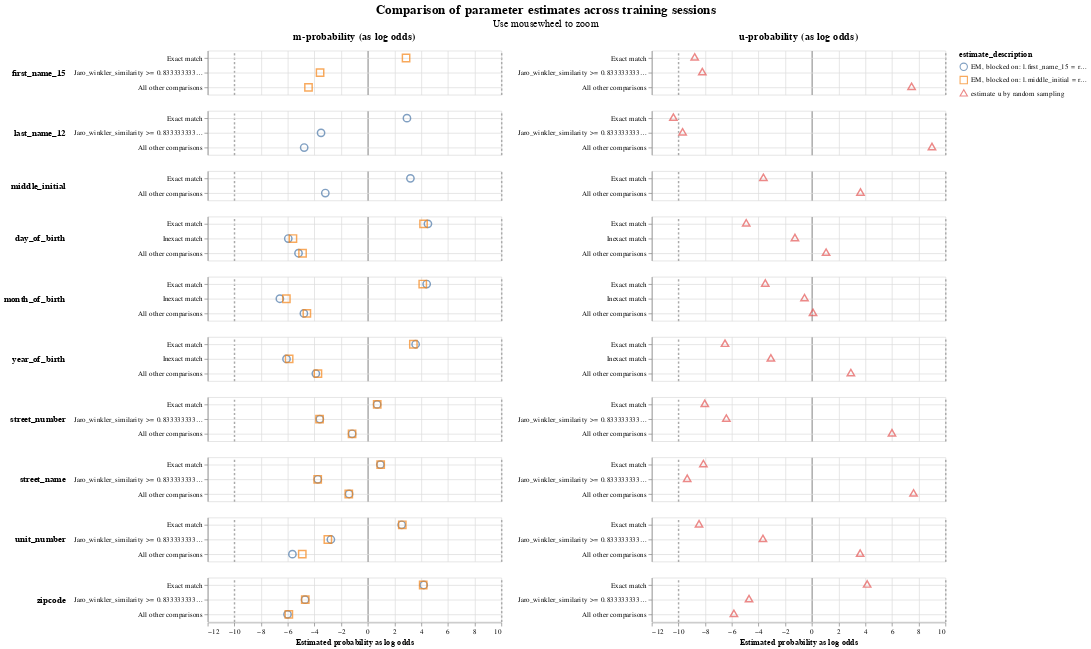

Write notebook code for a chart like this one.
### Code cell
linker.parameter_estimate_comparisons_chart()

### Figure 1 — Vega-Lite specification as saved in the notebook (floating-point values rounded to 4 significant figures)
{"config": {"view": {"continuousWidth": 400, "continuousHeight": 300}, "title": {"anchor": "middle", "fontSize": 18, "subtitleFontSize": 14}}, "data": {"name": "data-530c805d0fc60429412093f78e6980f6"}, "mark": {"type": "point", "filled": false, "opacity": 0.7, "size": 100}, "encoding": {"color": {"field": "estimate_description", "type": "nominal"}, "column": {"align": "each", "field": "col_header", "header": {"labelFontSize": 14, "labelFontWeight": "bold"}, "title": null, "type": "nominal"}, "row": {"align": "each", "field": "comparison_name", "header": {"labelAlign": "left", "labelAnchor": "middle", "labelAngle": 0, "labelFontSize": 12, "labelFontWeight": "bold"}, "sort": {"field": "comparison_sort_order"}, "title": null, "type": "nominal"}, "shape": {"field": "estimate_description", "scale": {"range": ["circle", "square", "triangle", "diamond"]}, "type": "nominal"}, "tooltip": [{"field": "comparison_name", "type": "nominal"}, {"field": "estimate_description", "type": "nominal"}, {"field": "estimated_probability", "type": "quantitative"}], "x": {"axis": {"gridColor": {"condition": {"test": "abs(datum.value / 10)  <= 1 & datum.value % 10 === 0", "value": "#aaa"}, "value": "#ddd"}, "gridDash": {"condition": {"test": "abs(datum.value / 10) == 1", "value": [3]}, "value": null}, "gridWidth": {"condition": {"test": "abs(datum.value / 10)  <= 1 & datum.value % 10 === 0", "value": 2}, "value": 1}}, "field": "estimated_probability_as_log_odds", "title": "Estimated probability as log odds", "type": "quantitative"}, "y": {"axis": {"grid": true, "title": null}, "field": "comparison_level_label", "sort": {"field": "comparison_vector_value", "order": "descending"}, "type": "nominal"}}, "params": [{"name": "mouse_zoom", "select": {"type": "interval", "encodings": ["x"]}, "bind": "scales"}], "resolve": {"scale": {"y": "independent"}}, "title": {"text": "Comparison of parameter estimates across training sessions", "subtitle": "Use mousewheel to zoom"}, "transform": [{"calculate": "datum.m_or_u + '-probability (as log odds)'", "as": "col_header"}], "$schema": "https://vega.github.io/schema/vega-lite/v5.9.3.json", "datasets": {"data-530c805d0fc60429412093f78e6980f6": [{"m_or_u": "u", "estimated_probability": 0.002261, "estimate_description": "estimate u by random sampling", "estimated_probability_as_log_odds": -8.785, "sql_condition": "\"first_name_15_l\" = \"first_name_15_r\"", "comparison_level_label": "Exact match", "comparison_vector_value": 2, "comparison_name": "first_name_15", "comparison_sort_order": 0}, {"m_or_u": "m", "estimated_probability": 0.8791, "estimate_description": "EM, blocked on: l.middle_initial = r.middle_initial and l.last_name_12 = r.last_name_12", "estimated_probability_as_log_odds": 2.862, "sql_condition": "\"first_name_15_l\" = \"first_name_15_r\"", "comparison_level_label": "Exact match", "comparison_vector_value": 2, "comparison_name": "first_name_15", "comparison_sort_order": 0}, {"m_or_u": "u", "estimated_probability": 0.003358, "estimate_description": "estimate u by random sampling", "estimated_probability_as_log_odds": -8.213, "sql_condition": "jaro_winkler_similarity(\"first_name_15_l\", \"first_name_15_r\") >= 0.8333333333333334", "comparison_level_label": "Jaro_winkler_similarity >= 0.8333333333333334", "comparison_vector_value": 1, "comparison_name": "first_name_15", "comparison_sort_order": 0}, {"m_or_u": "m", "estimated_probability": 0.07712, "estimate_description": "EM, blocked on: l.middle_initial = r.middle_initial and l.last_name_12 = r.last_name_12", "estimated_probability_as_log_odds": -3.581, "sql_condition": "jaro_winkler_similarity(\"first_name_15_l\", \"first_name_15_r\") >= 0.8333333333333334", "comparison_level_label": "Jaro_winkler_similarity >= 0.8333333333333334", "comparison_vector_value": 1, "comparison_name": "first_name_15", "comparison_sort_order": 0}, {"m_or_u": "u", "estimated_probability": 0.9944, "estimate_description": "estimate u by random sampling", "estimated_probability_as_log_odds": 7.467, "sql_condition": "ELSE", "comparison_level_label": "All other comparisons", "comparison_vector_value": 0, "comparison_name": "first_name_15", "comparison_sort_order": 0}, {"m_or_u": "m", "estimated_probability": 0.04378, "estimate_description": "EM, blocked on: l.middle_initial = r.middle_initial and l.last_name_12 = r.last_name_12", "estimated_probability_as_log_odds": -4.449, "sql_condition": "ELSE", "comparison_level_label": "All other comparisons", "comparison_vector_value": 0, "comparison_name": "first_name_15", "comparison_sort_order": 0}, {"m_or_u": "u", "estimated_probability": 0.0007497, "estimate_description": "estimate u by random sampling", "estimated_probability_as_log_odds": -10.38, "sql_condition": "\"last_name_12_l\" = \"last_name_12_r\"", "comparison_level_label": "Exact match", "comparison_vector_value": 2, "comparison_name": "last_name_12", "comparison_sort_order": 1}, {"m_or_u": "m", "estimated_probability": 0.8839, "estimate_description": "EM, blocked on: l.first_name_15 = r.first_name_15", "estimated_probability_as_log_odds": 2.928, "sql_condition": "\"last_name_12_l\" = \"last_name_12_r\"", "comparison_level_label": "Exact match", "comparison_vector_value": 2, "comparison_name": "last_name_12", "comparison_sort_order": 1}, {"m_or_u": "u", "estimated_probability": 0.001209, "estimate_description": "estimate u by random sampling", "estimated_probability_as_log_odds": -9.69, "sql_condition": "jaro_winkler_similarity(\"last_name_12_l\", \"last_name_12_r\") >= 0.8333333333333334", "comparison_level_label": "Jaro_winkler_similarity >= 0.8333333333333334", "comparison_vector_value": 1, "comparison_name": "last_name_12", "comparison_sort_order": 1}, {"m_or_u": "m", "estimated_probability": 0.08081, "estimate_description": "EM, blocked on: l.first_name_15 = r.first_name_15", "estimated_probability_as_log_odds": -3.508, "sql_condition": "jaro_winkler_similarity(\"last_name_12_l\", \"last_name_12_r\") >= 0.8333333333333334", "comparison_level_label": "Jaro_winkler_similarity >= 0.8333333333333334", "comparison_vector_value": 1, "comparison_name": "last_name_12", "comparison_sort_order": 1}, {"m_or_u": "u", "estimated_probability": 0.998, "estimate_description": "estimate u by random sampling", "estimated_probability_as_log_odds": 8.993, "sql_condition": "ELSE", "comparison_level_label": "All other comparisons", "comparison_vector_value": 0, "comparison_name": "last_name_12", "comparison_sort_order": 1}, {"m_or_u": "m", "estimated_probability": 0.0353, "estimate_description": "EM, blocked on: l.first_name_15 = r.first_name_15", "estimated_probability_as_log_odds": -4.772, "sql_condition": "ELSE", "comparison_level_label": "All other comparisons", "comparison_vector_value": 0, "comparison_name": "last_name_12", "comparison_sort_order": 1}, {"m_or_u": "u", "estimated_probability": 0.07447, "estimate_description": "estimate u by random sampling", "estimated_probability_as_log_odds": -3.636, "sql_condition": "\"middle_initial_l\" = \"middle_initial_r\"", "comparison_level_label": "Exact match", "comparison_vector_value": 1, "comparison_name": "middle_initial", "comparison_sort_order": 2}, {"m_or_u": "m", "estimated_probability": 0.9011, "estimate_description": "EM, blocked on: l.first_name_15 = r.first_name_15", "estimated_probability_as_log_odds": 3.188, "sql_condition": "\"middle_initial_l\" = \"middle_initial_r\"", "comparison_level_label": "Exact match", "comparison_vector_value": 1, "comparison_name": "middle_initial", "comparison_sort_order": 2}, {"m_or_u": "u", "estimated_probability": 0.9255, "estimate_description": "estimate u by random sampling", "estimated_probability_as_log_odds": 3.636, "sql_condition": "ELSE", "comparison_level_label": "All other comparisons", "comparison_vector_value": 0, "comparison_name": "middle_initial", "comparison_sort_order": 2}, {"m_or_u": "m", "estimated_probability": 0.09886, "estimate_description": "EM, blocked on: l.first_name_15 = r.first_name_15", "estimated_probability_as_log_odds": -3.188, "sql_condition": "ELSE", "comparison_level_label": "All other comparisons", "comparison_vector_value": 0, "comparison_name": "middle_initial", "comparison_sort_order": 2}, {"m_or_u": "u", "estimated_probability": 0.03189, "estimate_description": "estimate u by random sampling", "estimated_probability_as_log_odds": -4.924, "sql_condition": "\"day_of_birth_l\" = \"day_of_birth_r\"", "comparison_level_label": "Exact match", "comparison_vector_value": 2, "comparison_name": "day_of_birth", "comparison_sort_order": 3}, {"m_or_u": "m", "estimated_probability": 0.9577, "estimate_description": "EM, blocked on: l.first_name_15 = r.first_name_15", "estimated_probability_as_log_odds": 4.501, "sql_condition": "\"day_of_birth_l\" = \"day_of_birth_r\"", "comparison_level_label": "Exact match", "comparison_vector_value": 2, "comparison_name": "day_of_birth", "comparison_sort_order": 3}, {"m_or_u": "m", "estimated_probability": 0.9475, "estimate_description": "EM, blocked on: l.middle_initial = r.middle_initial and l.last_name_12 = r.last_name_12", "estimated_probability_as_log_odds": 4.173, "sql_condition": "\"day_of_birth_l\" = \"day_of_birth_r\"", "comparison_level_label": "Exact match", "comparison_vector_value": 2, "comparison_name": "day_of_birth", "comparison_sort_order": 3}, {"m_or_u": "u", "estimated_probability": 0.2923, "estimate_description": "estimate u by random sampling", "estimated_probability_as_log_odds": -1.276, "sql_condition": "abs(day_of_birth_l - day_of_birth_r) <= 5", "comparison_level_label": "Inexact match", "comparison_vector_value": 1, "comparison_name": "day_of_birth", "comparison_sort_order": 3}, {"m_or_u": "m", "estimated_probability": 0.01577, "estimate_description": "EM, blocked on: l.first_name_15 = r.first_name_15", "estimated_probability_as_log_odds": -5.964, "sql_condition": "abs(day_of_birth_l - day_of_birth_r) <= 5", "comparison_level_label": "Inexact match", "comparison_vector_value": 1, "comparison_name": "day_of_birth", "comparison_sort_order": 3}, {"m_or_u": "m", "estimated_probability": 0.01999, "estimate_description": "EM, blocked on: l.middle_initial = r.middle_initial and l.last_name_12 = r.last_name_12", "estimated_probability_as_log_odds": -5.615, "sql_condition": "abs(day_of_birth_l - day_of_birth_r) <= 5", "comparison_level_label": "Inexact match", "comparison_vector_value": 1, "comparison_name": "day_of_birth", "comparison_sort_order": 3}, {"m_or_u": "u", "estimated_probability": 0.6758, "estimate_description": "estimate u by random sampling", "estimated_probability_as_log_odds": 1.06, "sql_condition": "ELSE", "comparison_level_label": "All other comparisons", "comparison_vector_value": 0, "comparison_name": "day_of_birth", "comparison_sort_order": 3}, {"m_or_u": "m", "estimated_probability": 0.02654, "estimate_description": "EM, blocked on: l.first_name_15 = r.first_name_15", "estimated_probability_as_log_odds": -5.197, "sql_condition": "ELSE", "comparison_level_label": "All other comparisons", "comparison_vector_value": 0, "comparison_name": "day_of_birth", "comparison_sort_order": 3}, {"m_or_u": "m", "estimated_probability": 0.03252, "estimate_description": "EM, blocked on: l.middle_initial = r.middle_initial and l.last_name_12 = r.last_name_12", "estimated_probability_as_log_odds": -4.895, "sql_condition": "ELSE", "comparison_level_label": "All other comparisons", "comparison_vector_value": 0, "comparison_name": "day_of_birth", "comparison_sort_order": 3}, {"m_or_u": "u", "estimated_probability": 0.0814, "estimate_description": "estimate u by random sampling", "estimated_probability_as_log_odds": -3.496, "sql_condition": "\"month_of_birth_l\" = \"month_of_birth_r\"", "comparison_level_label": "Exact match", "comparison_vector_value": 2, "comparison_name": "month_of_birth", "comparison_sort_order": 4}, {"m_or_u": "m", "estimated_probability": 0.955, "estimate_description": "EM, blocked on: l.first_name_15 = r.first_name_15", "estimated_probability_as_log_odds": 4.406, "sql_condition": "\"month_of_birth_l\" = \"month_of_birth_r\"", "comparison_level_label": "Exact match", "comparison_vector_value": 2, "comparison_name": "month_of_birth", "comparison_sort_order": 4}, {"m_or_u": "m", "estimated_probability": 0.9453, "estimate_description": "EM, blocked on: l.middle_initial = r.middle_initial and l.last_name_12 = r.last_name_12", "estimated_probability_as_log_odds": 4.112, "sql_condition": "\"month_of_birth_l\" = \"month_of_birth_r\"", "comparison_level_label": "Exact match", "comparison_vector_value": 2, "comparison_name": "month_of_birth", "comparison_sort_order": 4}, {"m_or_u": "u", "estimated_probability": 0.4045, "estimate_description": "estimate u by random sampling", "estimated_probability_as_log_odds": -0.5577, "sql_condition": "abs(month_of_birth_l - month_of_birth_r) <= 3", "comparison_level_label": "Inexact match", "comparison_vector_value": 1, "comparison_name": "month_of_birth", "comparison_sort_order": 4}, {"m_or_u": "m", "estimated_probability": 0.01025, "estimate_description": "EM, blocked on: l.first_name_15 = r.first_name_15", "estimated_probability_as_log_odds": -6.594, "sql_condition": "abs(month_of_birth_l - month_of_birth_r) <= 3", "comparison_level_label": "Inexact match", "comparison_vector_value": 1, "comparison_name": "month_of_birth", "comparison_sort_order": 4}, {"m_or_u": "m", "estimated_probability": 0.01431, "estimate_description": "EM, blocked on: l.middle_initial = r.middle_initial and l.last_name_12 = r.last_name_12", "estimated_probability_as_log_odds": -6.106, "sql_condition": "abs(month_of_birth_l - month_of_birth_r) <= 3", "comparison_level_label": "Inexact match", "comparison_vector_value": 1, "comparison_name": "month_of_birth", "comparison_sort_order": 4}, {"m_or_u": "u", "estimated_probability": 0.5141, "estimate_description": "estimate u by random sampling", "estimated_probability_as_log_odds": 0.08113, "sql_condition": "ELSE", "comparison_level_label": "All other comparisons", "comparison_vector_value": 0, "comparison_name": "month_of_birth", "comparison_sort_order": 4}, {"m_or_u": "m", "estimated_probability": 0.03478, "estimate_description": "EM, blocked on: l.first_name_15 = r.first_name_15", "estimated_probability_as_log_odds": -4.794, "sql_condition": "ELSE", "comparison_level_label": "All other comparisons", "comparison_vector_value": 0, "comparison_name": "month_of_birth", "comparison_sort_order": 4}, {"m_or_u": "m", "estimated_probability": 0.04035, "estimate_description": "EM, blocked on: l.middle_initial = r.middle_initial and l.last_name_12 = r.last_name_12", "estimated_probability_as_log_odds": -4.572, "sql_condition": "ELSE", "comparison_level_label": "All other comparisons", "comparison_vector_value": 0, "comparison_name": "month_of_birth", "comparison_sort_order": 4}, {"m_or_u": "u", "estimated_probability": 0.01081, "estimate_description": "estimate u by random sampling", "estimated_probability_as_log_odds": -6.515, "sql_condition": "\"year_of_birth_l\" = \"year_of_birth_r\"", "comparison_level_label": "Exact match", "comparison_vector_value": 2, "comparison_name": "year_of_birth", "comparison_sort_order": 5}, {"m_or_u": "m", "estimated_probability": 0.9228, "estimate_description": "EM, blocked on: l.first_name_15 = r.first_name_15", "estimated_probability_as_log_odds": 3.578, "sql_condition": "\"year_of_birth_l\" = \"year_of_birth_r\"", "comparison_level_label": "Exact match", "comparison_vector_value": 2, "comparison_name": "year_of_birth", "comparison_sort_order": 5}, {"m_or_u": "m", "estimated_probability": 0.914, "estimate_description": "EM, blocked on: l.middle_initial = r.middle_initial and l.last_name_12 = r.last_name_12", "estimated_probability_as_log_odds": 3.409, "sql_condition": "\"year_of_birth_l\" = \"year_of_birth_r\"", "comparison_level_label": "Exact match", "comparison_vector_value": 2, "comparison_name": "year_of_birth", "comparison_sort_order": 5}, {"m_or_u": "u", "estimated_probability": 0.106, "estimate_description": "estimate u by random sampling", "estimated_probability_as_log_odds": -3.076, "sql_condition": "abs(year_of_birth_l - year_of_birth_r) <= 5", "comparison_level_label": "Inexact match", "comparison_vector_value": 1, "comparison_name": "year_of_birth", "comparison_sort_order": 5}, {"m_or_u": "m", "estimated_probability": 0.0144, "estimate_description": "EM, blocked on: l.first_name_15 = r.first_name_15", "estimated_probability_as_log_odds": -6.097, "sql_condition": "abs(year_of_birth_l - year_of_birth_r) <= 5", "comparison_level_label": "Inexact match", "comparison_vector_value": 1, "comparison_name": "year_of_birth", "comparison_sort_order": 5}, {"m_or_u": "m", "estimated_probability": 0.01649, "estimate_description": "EM, blocked on: l.middle_initial = r.middle_initial and l.last_name_12 = r.last_name_12", "estimated_probability_as_log_odds": -5.899, "sql_condition": "abs(year_of_birth_l - year_of_birth_r) <= 5", "comparison_level_label": "Inexact match", "comparison_vector_value": 1, "comparison_name": "year_of_birth", "comparison_sort_order": 5}, {"m_or_u": "u", "estimated_probability": 0.8832, "estimate_description": "estimate u by random sampling", "estimated_probability_as_log_odds": 2.918, "sql_condition": "ELSE", "comparison_level_label": "All other comparisons", "comparison_vector_value": 0, "comparison_name": "year_of_birth", "comparison_sort_order": 5}, {"m_or_u": "m", "estimated_probability": 0.06285, "estimate_description": "EM, blocked on: l.first_name_15 = r.first_name_15", "estimated_probability_as_log_odds": -3.898, "sql_condition": "ELSE", "comparison_level_label": "All other comparisons", "comparison_vector_value": 0, "comparison_name": "year_of_birth", "comparison_sort_order": 5}, {"m_or_u": "m", "estimated_probability": 0.06953, "estimate_description": "EM, blocked on: l.middle_initial = r.middle_initial and l.last_name_12 = r.last_name_12", "estimated_probability_as_log_odds": -3.742, "sql_condition": "ELSE", "comparison_level_label": "All other comparisons", "comparison_vector_value": 0, "comparison_name": "year_of_birth", "comparison_sort_order": 5}, {"m_or_u": "u", "estimated_probability": 0.003813, "estimate_description": "estimate u by random sampling", "estimated_probability_as_log_odds": -8.029, "sql_condition": "\"street_number_l\" = \"street_number_r\"", "comparison_level_label": "Exact match", "comparison_vector_value": 2, "comparison_name": "street_number", "comparison_sort_order": 6}, {"m_or_u": "m", "estimated_probability": 0.6177, "estimate_description": "EM, blocked on: l.first_name_15 = r.first_name_15", "estimated_probability_as_log_odds": 0.6922, "sql_condition": "\"street_number_l\" = \"street_number_r\"", "comparison_level_label": "Exact match", "comparison_vector_value": 2, "comparison_name": "street_number", "comparison_sort_order": 6}, {"m_or_u": "m", "estimated_probability": 0.6192, "estimate_description": "EM, blocked on: l.middle_initial = r.middle_initial and l.last_name_12 = r.last_name_12", "estimated_probability_as_log_odds": 0.7012, "sql_condition": "\"street_number_l\" = \"street_number_r\"", "comparison_level_label": "Exact match", "comparison_vector_value": 2, "comparison_name": "street_number", "comparison_sort_order": 6}, {"m_or_u": "u", "estimated_probability": 0.01161, "estimate_description": "estimate u by random sampling", "estimated_probability_as_log_odds": -6.412, "sql_condition": "jaro_winkler_similarity(\"street_number_l\", \"street_number_r\") >= 0.8333333333333334", "comparison_level_label": "Jaro_winkler_similarity >= 0.8333333333333334", "comparison_vector_value": 1, "comparison_name": "street_number", "comparison_sort_order": 6}, {"m_or_u": "m", "estimated_probability": 0.07616, "estimate_description": "EM, blocked on: l.first_name_15 = r.first_name_15", "estimated_probability_as_log_odds": -3.6, "sql_condition": "jaro_winkler_similarity(\"street_number_l\", \"street_number_r\") >= 0.8333333333333334", "comparison_level_label": "Jaro_winkler_similarity >= 0.8333333333333334", "comparison_vector_value": 1, "comparison_name": "street_number", "comparison_sort_order": 6}, {"m_or_u": "m", "estimated_probability": 0.07518, "estimate_description": "EM, blocked on: l.middle_initial = r.middle_initial and l.last_name_12 = r.last_name_12", "estimated_probability_as_log_odds": -3.621, "sql_condition": "jaro_winkler_similarity(\"street_number_l\", \"street_number_r\") >= 0.8333333333333334", "comparison_level_label": "Jaro_winkler_similarity >= 0.8333333333333334", "comparison_vector_value": 1, "comparison_name": "street_number", "comparison_sort_order": 6}, {"m_or_u": "u", "estimated_probability": 0.9846, "estimate_description": "estimate u by random sampling", "estimated_probability_as_log_odds": 5.997, "sql_condition": "ELSE", "comparison_level_label": "All other comparisons", "comparison_vector_value": 0, "comparison_name": "street_number", "comparison_sort_order": 6}, {"m_or_u": "m", "estimated_probability": 0.3061, "estimate_description": "EM, blocked on: l.first_name_15 = r.first_name_15", "estimated_probability_as_log_odds": -1.181, "sql_condition": "ELSE", "comparison_level_label": "All other comparisons", "comparison_vector_value": 0, "comparison_name": "street_number", "comparison_sort_order": 6}, {"m_or_u": "m", "estimated_probability": 0.3056, "estimate_description": "EM, blocked on: l.middle_initial = r.middle_initial and l.last_name_12 = r.last_name_12", "estimated_probability_as_log_odds": -1.184, "sql_condition": "ELSE", "comparison_level_label": "All other comparisons", "comparison_vector_value": 0, "comparison_name": "street_number", "comparison_sort_order": 6}, {"m_or_u": "u", "estimated_probability": 0.003549, "estimate_description": "estimate u by random sampling", "estimated_probability_as_log_odds": -8.133, "sql_condition": "\"street_name_l\" = \"street_name_r\"", "comparison_level_label": "Exact match", "comparison_vector_value": 2, "comparison_name": "street_name", "comparison_sort_order": 7}, {"m_or_u": "m", "estimated_probability": 0.657, "estimate_description": "EM, blocked on: l.first_name_15 = r.first_name_15", "estimated_probability_as_log_odds": 0.9377, "sql_condition": "\"street_name_l\" = \"street_name_r\"", "comparison_level_label": "Exact match", "comparison_vector_value": 2, "comparison_name": "street_name", "comparison_sort_order": 7}, {"m_or_u": "m", "estimated_probability": 0.6606, "estimate_description": "EM, blocked on: l.middle_initial = r.middle_initial and l.last_name_12 = r.last_name_12", "estimated_probability_as_log_odds": 0.9607, "sql_condition": "\"street_name_l\" = \"street_name_r\"", "comparison_level_label": "Exact match", "comparison_vector_value": 2, "comparison_name": "street_name", "comparison_sort_order": 7}, {"m_or_u": "u", "estimated_probability": 0.001533, "estimate_description": "estimate u by random sampling", "estimated_probability_as_log_odds": -9.347, "sql_condition": "jaro_winkler_similarity(\"street_name_l\", \"street_name_r\") >= 0.8333333333333334", "comparison_level_label": "Jaro_winkler_similarity >= 0.8333333333333334", "comparison_vector_value": 1, "comparison_name": "street_name", "comparison_sort_order": 7}, {"m_or_u": "m", "estimated_probability": 0.06912, "estimate_description": "EM, blocked on: l.first_name_15 = r.first_name_15", "estimated_probability_as_log_odds": -3.751, "sql_condition": "jaro_winkler_similarity(\"street_name_l\", \"street_name_r\") >= 0.8333333333333334", "comparison_level_label": "Jaro_winkler_similarity >= 0.8333333333333334", "comparison_vector_value": 1, "comparison_name": "street_name", "comparison_sort_order": 7}, {"m_or_u": "m", "estimated_probability": 0.06875, "estimate_description": "EM, blocked on: l.middle_initial = r.middle_initial and l.last_name_12 = r.last_name_12", "estimated_probability_as_log_odds": -3.76, "sql_condition": "jaro_winkler_similarity(\"street_name_l\", \"street_name_r\") >= 0.8333333333333334", "comparison_level_label": "Jaro_winkler_similarity >= 0.8333333333333334", "comparison_vector_value": 1, "comparison_name": "street_name", "comparison_sort_order": 7}, {"m_or_u": "u", "estimated_probability": 0.9949, "estimate_description": "estimate u by random sampling", "estimated_probability_as_log_odds": 7.613, "sql_condition": "ELSE", "comparison_level_label": "All other comparisons", "comparison_vector_value": 0, "comparison_name": "street_name", "comparison_sort_order": 7}, {"m_or_u": "m", "estimated_probability": 0.2739, "estimate_description": "EM, blocked on: l.first_name_15 = r.first_name_15", "estimated_probability_as_log_odds": -1.407, "sql_condition": "ELSE", "comparison_level_label": "All other comparisons", "comparison_vector_value": 0, "comparison_name": "street_name", "comparison_sort_order": 7}, {"m_or_u": "m", "estimated_probability": 0.2707, "estimate_description": "EM, blocked on: l.middle_initial = r.middle_initial and l.last_name_12 = r.last_name_12", "estimated_probability_as_log_odds": -1.43, "sql_condition": "ELSE", "comparison_level_label": "All other comparisons", "comparison_vector_value": 0, "comparison_name": "street_name", "comparison_sort_order": 7}, {"m_or_u": "u", "estimated_probability": 0.00283, "estimate_description": "estimate u by random sampling", "estimated_probability_as_log_odds": -8.461, "sql_condition": "\"unit_number_l\" = \"unit_number_r\"", "comparison_level_label": "Exact match", "comparison_vector_value": 2, "comparison_name": "unit_number", "comparison_sort_order": 8}, {"m_or_u": "m", "estimated_probability": 0.8528, "estimate_description": "EM, blocked on: l.first_name_15 = r.first_name_15", "estimated_probability_as_log_odds": 2.534, "sql_condition": "\"unit_number_l\" = \"unit_number_r\"", "comparison_level_label": "Exact match", "comparison_vector_value": 2, "comparison_name": "unit_number", "comparison_sort_order": 8}, {"m_or_u": "m", "estimated_probability": 0.8567, "estimate_description": "EM, blocked on: l.middle_initial = r.middle_initial and l.last_name_12 = r.last_name_12", "estimated_probability_as_log_odds": 2.579, "sql_condition": "\"unit_number_l\" = \"unit_number_r\"", "comparison_level_label": "Exact match", "comparison_vector_value": 2, "comparison_name": "unit_number", "comparison_sort_order": 8}, {"m_or_u": "u", "estimated_probability": 0.07272, "estimate_description": "estimate u by random sampling", "estimated_probability_as_log_odds": -3.673, "sql_condition": "jaro_winkler_similarity(\"unit_number_l\", \"unit_number_r\") >= 0.8333333333333334", "comparison_level_label": "Jaro_winkler_similarity >= 0.8333333333333334", "comparison_vector_value": 1, "comparison_name": "unit_number", "comparison_sort_order": 8}, {"m_or_u": "m", "estimated_probability": 0.1278, "estimate_description": "EM, blocked on: l.first_name_15 = r.first_name_15", "estimated_probability_as_log_odds": -2.771, "sql_condition": "jaro_winkler_similarity(\"unit_number_l\", \"unit_number_r\") >= 0.8333333333333334", "comparison_level_label": "Jaro_winkler_similarity >= 0.8333333333333334", "comparison_vector_value": 1, "comparison_name": "unit_number", "comparison_sort_order": 8}, {"m_or_u": "m", "estimated_probability": 0.1113, "estimate_description": "EM, blocked on: l.middle_initial = r.middle_initial and l.last_name_12 = r.last_name_12", "estimated_probability_as_log_odds": -2.998, "sql_condition": "jaro_winkler_similarity(\"unit_number_l\", \"unit_number_r\") >= 0.8333333333333334", "comparison_level_label": "Jaro_winkler_similarity >= 0.8333333333333334", "comparison_vector_value": 1, "comparison_name": "unit_number", "comparison_sort_order": 8}, {"m_or_u": "u", "estimated_probability": 0.9244, "estimate_description": "estimate u by random sampling", "estimated_probability_as_log_odds": 3.613, "sql_condition": "ELSE", "comparison_level_label": "All other comparisons", "comparison_vector_value": 0, "comparison_name": "unit_number", "comparison_sort_order": 8}, {"m_or_u": "m", "estimated_probability": 0.01949, "estimate_description": "EM, blocked on: l.first_name_15 = r.first_name_15", "estimated_probability_as_log_odds": -5.653, "sql_condition": "ELSE", "comparison_level_label": "All other comparisons", "comparison_vector_value": 0, "comparison_name": "unit_number", "comparison_sort_order": 8}, {"m_or_u": "m", "estimated_probability": 0.03209, "estimate_description": "EM, blocked on: l.middle_initial = r.middle_initial and l.last_name_12 = r.last_name_12", "estimated_probability_as_log_odds": -4.915, "sql_condition": "ELSE", "comparison_level_label": "All other comparisons", "comparison_vector_value": 0, "comparison_name": "unit_number", "comparison_sort_order": 8}, {"m_or_u": "u", "estimated_probability": 0.9462, "estimate_description": "estimate u by random sampling", "estimated_probability_as_log_odds": 4.137, "sql_condition": "\"zipcode_l\" = \"zipcode_r\"", "comparison_level_label": "Exact match", "comparison_vector_value": 2, "comparison_name": "zipcode", "comparison_sort_order": 9}, {"m_or_u": "m", "estimated_probability": 0.9479, "estimate_description": "EM, blocked on: l.first_name_15 = r.first_name_15", "estimated_probability_as_log_odds": 4.186, "sql_condition": "\"zipcode_l\" = \"zipcode_r\"", "comparison_level_label": "Exact match", "comparison_vector_value": 2, "comparison_name": "zipcode", "comparison_sort_order": 9}, {"m_or_u": "m", "estimated_probability": 0.9465, "estimate_description": "EM, blocked on: l.middle_initial = r.middle_initial and l.last_name_12 = r.last_name_12", "estimated_probability_as_log_odds": 4.145, "sql_condition": "\"zipcode_l\" = \"zipcode_r\"", "comparison_level_label": "Exact match", "comparison_vector_value": 2, "comparison_name": "zipcode", "comparison_sort_order": 9}, {"m_or_u": "u", "estimated_probability": 0.03672, "estimate_description": "estimate u by random sampling", "estimated_probability_as_log_odds": -4.713, "sql_condition": "jaro_winkler_similarity(\"zipcode_l\", \"zipcode_r\") >= 0.8333333333333334", "comparison_level_label": "Jaro_winkler_similarity >= 0.8333333333333334", "comparison_vector_value": 1, "comparison_name": "zipcode", "comparison_sort_order": 9}, {"m_or_u": "m", "estimated_probability": 0.03691, "estimate_description": "EM, blocked on: l.first_name_15 = r.first_name_15", "estimated_probability_as_log_odds": -4.706, "sql_condition": "jaro_winkler_similarity(\"zipcode_l\", \"zipcode_r\") >= 0.8333333333333334", "comparison_level_label": "Jaro_winkler_similarity >= 0.8333333333333334", "comparison_vector_value": 1, "comparison_name": "zipcode", "comparison_sort_order": 9}, {"m_or_u": "m", "estimated_probability": 0.03725, "estimate_description": "EM, blocked on: l.middle_initial = r.middle_initial and l.last_name_12 = r.last_name_12", "estimated_probability_as_log_odds": -4.692, "sql_condition": "jaro_winkler_similarity(\"zipcode_l\", \"zipcode_r\") >= 0.8333333333333334", "comparison_level_label": "Jaro_winkler_similarity >= 0.8333333333333334", "comparison_vector_value": 1, "comparison_name": "zipcode", "comparison_sort_order": 9}, {"m_or_u": "u", "estimated_probability": 0.01707, "estimate_description": "estimate u by random sampling", "estimated_probability_as_log_odds": -5.847, "sql_condition": "ELSE", "comparison_level_label": "All other comparisons", "comparison_vector_value": 0, "comparison_name": "zipcode", "comparison_sort_order": 9}, {"m_or_u": "m", "estimated_probability": 0.01518, "estimate_description": "EM, blocked on: l.first_name_15 = r.first_name_15", "estimated_probability_as_log_odds": -6.02, "sql_condition": "ELSE", "comparison_level_label": "All other comparisons", "comparison_vector_value": 0, "comparison_name": "zipcode", "comparison_sort_order": 9}, {"m_or_u": "m", "estimated_probability": 0.01623, "estimate_description": "EM, blocked on: l.middle_initial = r.middle_initial and l.last_name_12 = r.last_name_12", "estimated_probability_as_log_odds": -5.922, "sql_condition": "ELSE", "comparison_level_label": "All other comparisons", "comparison_vector_value": 0, "comparison_name": "zipcode", "comparison_sort_order": 9}]}}
